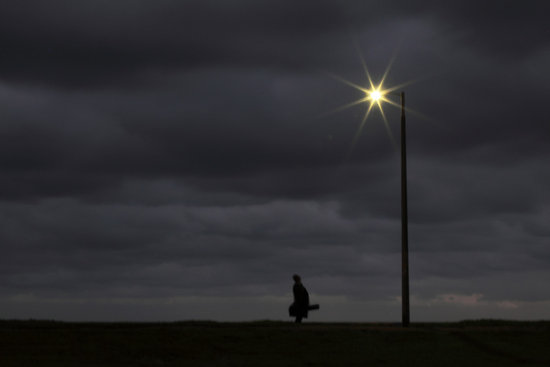
#> input picture Shortest-Path/imagem.jpg, 550 x 367 px
$ python energymap.py   (Python 2 division)
#> lines starting #> are read from the running program, lines starting #| are printed output that depends on the picture
#| (367, 550)
#!/usr/bin/env python
# coding: utf-8

import numpy
import matplotlib.pyplot as plt
import scipy.ndimage


def calculate_energy_map(m):
    linhas, colunas = m.shape
#> linhas = 367; colunas = 550
    out = numpy.copy(m)
    for i in xrange(1,linhas):
        for j in xrange(colunas):
            vals = [numpy.inf]
            if j > 0:
                vals.append(out[i-1, j-1])
            if j < colunas - 1:
                vals.append(out[i-1, j+1])
            vals.append(out[i-1, j])
            out[i,j] += numpy.nanmin(vals)
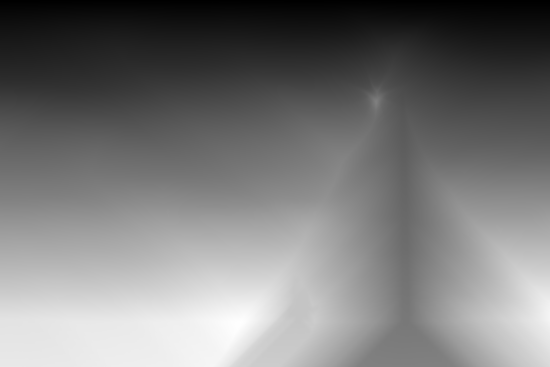
#> out: shape (367, 550) float32; min 33.16, max 14750.4, mean 7017.4; drawn with min black and max white
    return out


def runalongshortestpath(m):
    i = m.shape[0]-1
#> i = 366
    j = numpy.argmin(m[i,:])
#> j = 400
    markers = []
    while i > 1:
        minimum = numpy.inf
        jtemp = j
        for offset in xrange(-1,2):
            jnow = j+offset
            if jnow >= 0 and jnow < m.shape[1] and m[i-1,jnow] < minimum:
                minimum = m[i-1,jnow]
                jtemp = jnow
        j = jtemp
        i -= 1
        markers.append((i,j))
#> this loop made 365 passes
#> j on passes 1 to 3: 400, 399, 398
#> after the loop, i = 1; markers = 365 pairs, first value 1 to 365, second value 397 to 488
    return numpy.array(markers)


data = scipy.ndimage.imread('imagem.jpg', True)
print data.shape
# [8 lines of commented-out code are left out]


energymap = calculate_energy_map(data)
plt.figure()
plt.imshow(energymap, interpolation='nearest', cmap="gray")

path = runalongshortestpath(energymap)
#> path has the same summary as markers in runalongshortestpath
plt.plot(path[:,1], path[:,0], '-', lw=1, ms=2, mew=0, color='yellow')

plt.figure()
plt.imshow(data, interpolation='nearest', cmap="gray")
plt.plot(path[:,1], path[:,0], '-', lw=1, ms=2, mew=0, color='yellow')


plt.show()
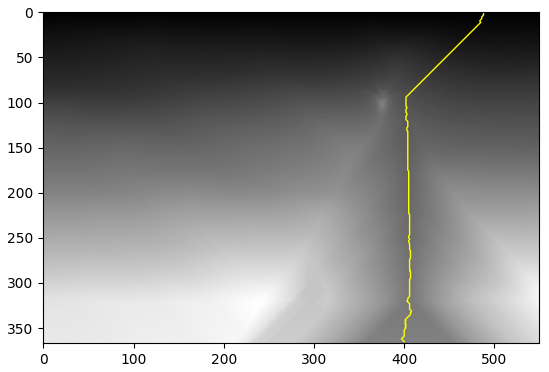
#> figure drawn by matplotlib, 1 panel
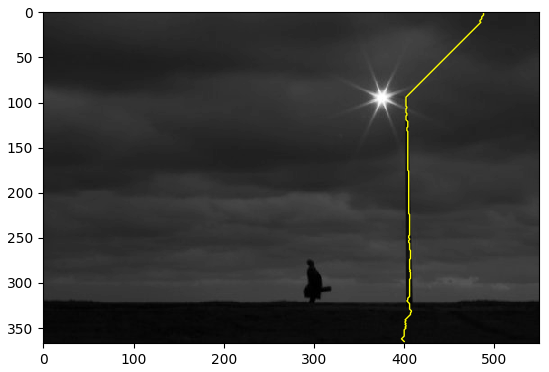
#> figure drawn by matplotlib, 1 panel
